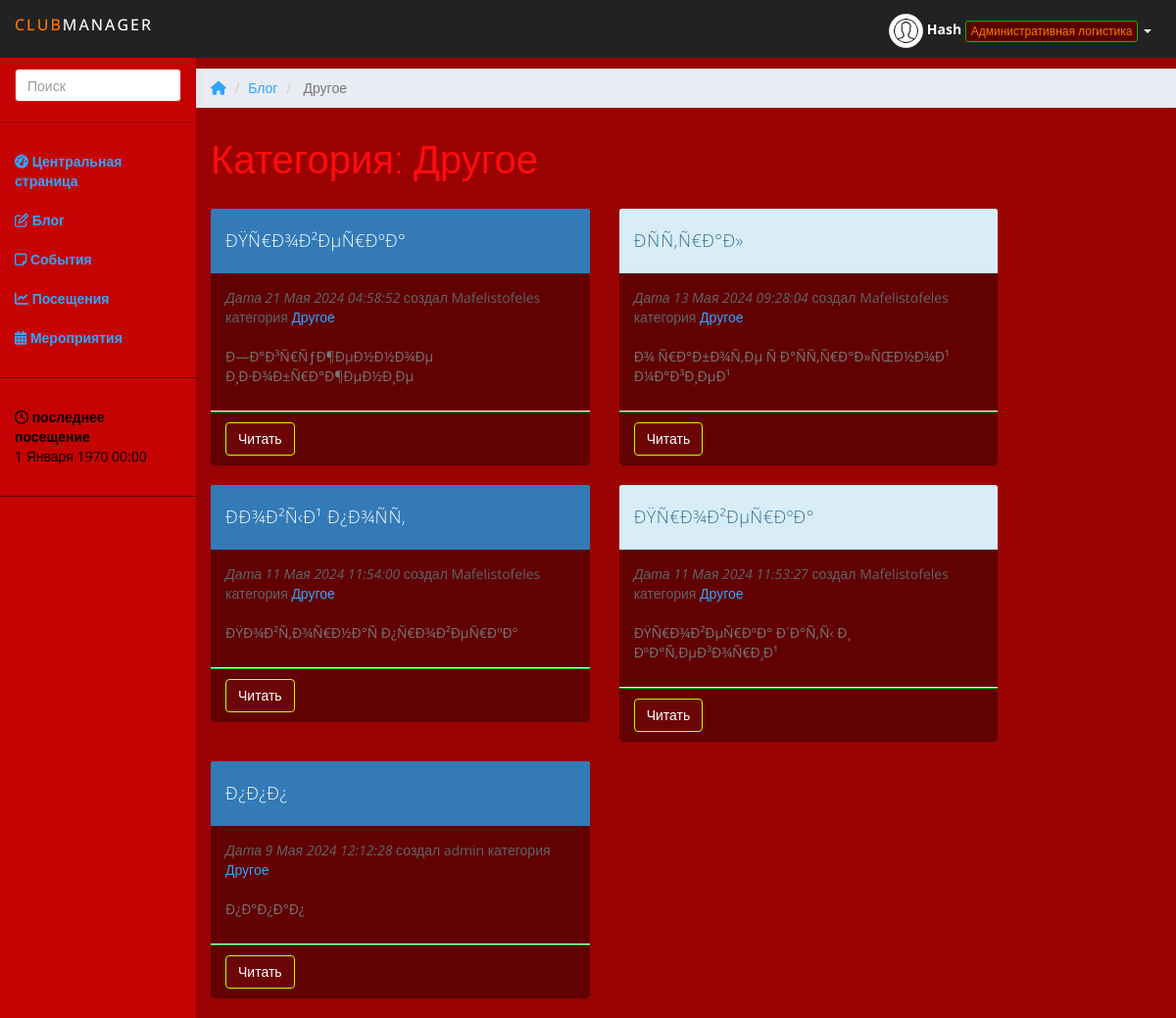
Screenshot of /Club/viewbycat.php?cat=Uncategorised (signed in) with the database file from the repository.
### tables this page shows
CREATE TABLE IF NOT EXISTS `userinfo` (
  `id` int(5) NOT NULL AUTO_INCREMENT,
  `name` varchar(50) NOT NULL,
  `email` varchar(70) NOT NULL,
  `username` varchar(25) NOT NULL,
  `password` text NOT NULL,
  `role` varchar(20) NOT NULL,
  `last_login` datetime DEFAULT NULL,
  `currunt_login` timestamp NULL DEFAULT CURRENT_TIMESTAMP ON UPDATE CURRENT_TIMESTAMP,
  `otp` varchar(10) DEFAULT NULL,
  `pic` text,
  PRIMARY KEY (`id`),
  UNIQUE KEY `username` (`username`),
  UNIQUE KEY `email` (`email`)
);

CREATE TABLE IF NOT EXISTS `blog_posts` (
  `id` int(11) NOT NULL AUTO_INCREMENT,
  `postTitle` varchar(200) NOT NULL,
  `description` text NOT NULL,
  `content` text NOT NULL,
  `post_date` timestamp NOT NULL DEFAULT CURRENT_TIMESTAMP ON UPDATE CURRENT_TIMESTAMP,
  `auther` varchar(25) NOT NULL,
  `catinfo` varchar(70) DEFAULT NULL,
  PRIMARY KEY (`id`)
);

### Club/viewbycat.php (the view, shortened to what this page needs)
<?php
	require_once('funs.php');
	$session_name = $_SESSION['username'];
	$row = get_member_data($session_name);
	$id = $row['id'];
	$name = $row['name'];
	$role = $row['role'];
	$pic = $row['pic'];
	$getcategory = $_GET['cat'];
	$last_login = $row['last_login'];
	$timestamp = strtotime($last_login);
	$day = date('j', $timestamp);
	$month = date('n', $timestamp);
	$year = date('Y', $timestamp);
	$time = date('H:i', $timestamp);
	$months = [
		1 => 'Января',
		2 => 'Февраля',
		3 => 'Марта',
		4 => 'Апреля',
		5 => 'Мая',
		6 => 'Июня',
		7 => 'Июля',
		8 => 'Августа',
		9 => 'Сентября',
		10 => 'Октября',
		11 => 'Ноября',
		12 => 'Декабря',
	];
	$last_login = $day . ' ' . $months[$month] . ' ' . $year . ' ' . $time;
	$total_members = get_all_status();
	$core_members = get_vip_status();
	$total_sessions = total_sessions();
	$completed_sessions = completed_sessions();
	starter($id,$name,$role,$pic,$last_login,$total_members,$core_members,$total_sessions,$completed_sessions);
?>
	<div class="row">
			<ol class="breadcrumb">
				<li><a href="home.php"><i class="fa fa-home" aria-hidden="true"></i></a></li>
				<li><a href="blog-home.php">Блог</a></li>
<li class="active">
<?php
switch ($getcategory) {
    case "Uncategorised":
        echo "Другое";
        break;
}
?>
</li>
			</ol>
		</div>
		<div class="row">
		<div class="col-lg-12">
    <h1 class="page-header">
        <?php
        switch ($getcategory) {
            case "Uncategorised":
                echo "Категория: Другое";
                break;
        }
        ?>
    </h1>
</div>
		</div>
		<div class="row">
	<?php
	$query = "SELECT * FROM blog_posts WHERE catinfo='$getcategory' ORDER BY id DESC";
	$result = mysqli_query($con,$query);
	if(mysqli_num_rows($result) > 0) {
		$select = 1;
		while($row = mysqli_fetch_assoc($result)) {
			if($select % 2 == 1) {
				$css = 'panel-primary';
			} else {
				$css = 'panel-info';
			}
	?>
			<div class="col-lg-5">
				<div class="panel <?php echo $css; ?>">
					<div class="panel-heading">
						<?php echo $row['postTitle']; ?>
					</div>
					<div class="panel-body">
						<i>Дата <?php echo date('j', strtotime($row['post_date'])); ?> <?php echo $months[(int)date('n', strtotime($row['post_date']))]; ?>
						<?php echo date('Y H:i:s', strtotime($row['post_date'])); ?></i> создал <?php echo $row['auther']; ?> категория
						<a href="viewbycat.php?cat=<?php echo $row['catinfo']; ?>">
						<?php
						switch ($row['catinfo']) {
							case "Uncategorised":
								echo "Другое";
								break;
						}
						?>
						</a>
						<br><br>
						<p><?php echo $row['description']; ?></p>
					</div>
					<div class="panel-footer">
						<a class="btn btn-primary" href="viewpost.php?id=<?php echo $row['id']; ?>&title=<?php echo $row['postTitle']; ?>">Читать</a>
					</div>
				</div>
			</div>
	<?php
			$select++;
		}
	}
	else {
		echo '<div class="text-center alert bg-warning col-md-offset-4 col-md-4" role="alert"><span>нет постов</span></div>';
	}
	echo '</div>';
	at_bottom();
	?>

### Club/funs.php (shortened to what this page needs)
<?php
global $con;
function get_member_data($session_name)
{
	global $con;
	$query = "SELECT * FROM userinfo WHERE username='$session_name'";
	$result = mysqli_query($con,$query);
	$rows = mysqli_affected_rows($con);
	if($rows == 1)
	{
		$row = mysqli_fetch_assoc($result);
	}
	else
		echo 'ошибка при извлечении данных';
	return $row;
}
	?>
	<?php
function starter($id,$name,$role,$pic,$last_login,$total_members,$core_members,$total_sessions,$completed_sessions)
{
	?>
<!DOCTYPE html>
<html>
<head>
<link href="css/pace-theme-corner-indicator.css" rel="stylesheet">
<link href="https://maxcdn.bootstrapcdn.com/bootstrap/3.3.7/css/bootstrap.min.css" rel="stylesheet">
<link href="css/styles.css" rel="stylesheet">
</head>
<body>
	<nav class="navbar navbar-inverse navbar-fixed-top" role="navigation">
		<div class="container-fluid">
			<div class="navbar-header">
				<b><a class="navbar-brand" href="home.php"><span>Club</span>Manager</a></b>
				<ul class="user-menu">
					<li class="dropdown pull-right">
					<a class="dropdown-toggle" data-toggle="dropdown">
    <img src="<?php echo $pic; ?>" class="img-responsive img-circle img-thumbnail" height="35px" width="35px">
    <b id="mobhide"><?php echo $name; ?></b>
    <div class="btn btn-xs btn-info" style="color:#ff7700; background-color: #570000; border-color: #00bb0a;" id="mobhide">
        <?php
            switch ($role) {
                case 'Admin Logistics':
                    echo 'Административная логистика';
                    break;
            }
        ?>
    </div>
    <span class="caret"></span>
</a>
					</li>
				</ul>
			</div>
		</div>
	</nav><br>
		<div id="sidebar-collapse" class="col-sm-3 col-lg-2 sidebar">
		<form role="search" action="search.php" method="post">
			<div class="form-group">
				<input type="text" name="term" class="form-control" placeholder="Поиск" required>
			</div>
		</form>
		<ul class="nav menu">
			<li><a href="home.php"><i class="fa fa-tachometer" aria-hidden="true"></i>
 <b>Центральная страница</b></a></li>
			<li><a href="blog-home.php"><i class="fa fa-pencil-square-o" aria-hidden="true"></i> <b>Блог</b></a></li>
			<li><a href="notice.php"><i class="fa fa-sticky-note-o" aria-hidden="true"></i> <b>События</b></a></li>
			<li><a href="attendance.php"><i class="fa fa-line-chart" aria-hidden="true"></i> <b>Посещения</b></a></li>
			<li><a href="schedule.php"><i class="fa fa-calendar" aria-hidden="true"></i> <b>Мероприятия</b></a></li>
			<li role="presentation" class="divider"></li>
			<li><a style="color: #000;"><i class="fa fa-clock-o" aria-hidden="true"></i> <b>последнее посещение</b><br><?php echo $last_login; ?></a></li>
			<li role="presentation" class="divider"></li>
		</ul>
	</div>
	<div class="col-sm-9 col-sm-offset-3 col-lg-10 col-lg-offset-2 main">
	<?php
	return false;
}
function at_bottom()
{
	?>
	</div>
<link rel="stylesheet" type="text/css" href="css/DateTimePicker.min.css" />
<link href="http://cdnjs.cloudflare.com/ajax/libs/summernote/0.8.2/summernote.css" rel="stylesheet">
</body>
</html>
	<?php
	return false;
}
	?>

### Club/css/styles.css (style rules this page uses)
* { font-family: 'Open Sans', sans-serif; }
body { background: #9b0202; padding-top: 50px; color: #5f6468; }
p { color: #777; }
a, a:hover, a:focus { color: #30a5ff; }
h1, h2, h3, h4, h5, h6 { color: #ff0d0d; }
h1 { font-weight: 300; font-size: 40px; }
.form-control { border: 1px solid #c91818; box-shadow: none; }
.navbar-header .navbar-brand { color: #ff0000; font-size: 16px; text-transform: uppercase; font-weight: 500; letter-spacing: 2px; }
.navbar-header .navbar-brand span { color: #ff7700; }
.btn-primary, .btn-primary:hover, .btn-primary:focus, .btn-primary:active, .btn-primary.active, .open > .dropdown-toggle.btn-primary, .btn-primary.disabled, .btn-primary[disabled], fieldset[disabled] .btn-primary, .btn-primary.disabled:hover, .btn-primary[disabled]:hover, fieldset[disabled] .btn-primary:hover, .btn-primary.disabled:focus, .btn-primary[disabled]:focus, fieldset[disabled] .btn-primary:focus, .btn-primary.disabled:active, .btn-primary[disabled]:active, fieldset[disabled] .btn-primary:active, .btn-primary.disabled.active, .btn-primary[disabled].active, fieldset[disabled] .btn-primary.active { background-color: #6c0606; border-color: #c0ff02; }
.panel { border: 0; }
.panel-heading { font-size: 18px; font-weight: 300; letter-spacing: 0.025em; height: 66px; line-height: 45px; }
.panel-footer { background: #610101; border-top: 1px solid #00bb0a; }
.panel-body { background: #610101; border-bottom: 1px solid #eee; color: #5f6468; }
.navbar { border: 0; }
.user-menu { display: inline-block; margin-top: 14px; margin-right: 10px; float: right; list-style: none; padding: 0; }
.user-menu a { color: #fff; }
.sidebar { display: block; background-color: #570000; padding: 0; display: none; }
.sidebar form { padding: 20px 15px 5px 15px; border-bottom: 1px solid #ab0101; margin-bottom: 20px; }
@media (min-width: 768px) { .sidebar { display: block; position: fixed; top: 50px; bottom: 0; left: 0; z-index: 1000; display: block; margin: 0; padding: 0; overflow-x: hidden; overflow-y: auto; background-color: #c60303; box-shadow: 1px 0px 10px rgba(0, 0, 0, .05); } }
@media (min-width: 768px) { .navbar-header { width: 100%; } }
.sidebar ul.nav li.divider { border-bottom: 1px solid #570000; margin: 20px 0; }
.breadcrumb { border-radius: 0; padding: 10px 15px; background: #e9ecf2; box-shadow: 0 1px 1px rgba(0, 0, 0, .05); margin: 0 ; }
h1.page-header { margin-top: 30px; border-bottom: 0; }

### rows the page displays
userinfo: pic (placeholder picture), name "Hash"
blog_posts: postTitle "ÐŸÑ€Ð¾Ð²ÐµÑ€ÐºÐ°", post_date "21", post_date "Мая", post_date "2024 04:58:52", auther "Mafelistofeles", catinfo "Другое", description "Ð—Ð°Ð³Ñ€ÑƒÐ¶ÐµÐ½Ð½Ð¾Ðµ Ð¸Ð·Ð¾Ð±Ñ€Ð°Ð¶ÐµÐ½Ð¸Ðµ"
blog_posts: postTitle "ÐÑÑ‚Ñ€Ð°Ð»", post_date "13", post_date "Мая", post_date "2024 09:28:04", auther "Mafelistofeles", catinfo "Другое", description "Ð¾ Ñ€Ð°Ð±Ð¾Ñ‚Ðµ Ñ Ð°ÑÑ‚Ñ€Ð°Ð»ÑŒÐ½Ð¾Ð¹ Ð¼Ð°Ð³Ð¸ÐµÐ¹"
blog_posts: postTitle "ÐÐ¾Ð²Ñ‹Ð¹ Ð¿Ð¾ÑÑ‚", post_date "11", post_date "Мая", post_date "2024 11:54:00", auther "Mafelistofeles", catinfo "Другое", description "ÐŸÐ¾Ð²Ñ‚Ð¾Ñ€Ð½Ð°Ñ Ð¿Ñ€Ð¾Ð²ÐµÑ€ÐºÐ°"
blog_posts: postTitle "ÐŸÑ€Ð¾Ð²ÐµÑ€ÐºÐ°", post_date "11", post_date "Мая", post_date "2024 11:53:27", auther "Mafelistofeles", catinfo "Другое", description "ÐŸÑ€Ð¾Ð²ÐµÑ€ÐºÐ° Ð´Ð°Ñ‚Ñ‹ Ð¸ ÐºÐ°Ñ‚ÐµÐ³Ð¾Ñ€Ð¸Ð¹"
blog_posts: postTitle "Ð¿Ð¿Ð¿", post_date "9", post_date "Мая", post_date "2024 12:12:28", auther "admin", catinfo "Другое", description "Ð¿Ð°Ð¿Ð°Ð¿"

### other values shown
$last_login "1 Января 1970 00:00"
